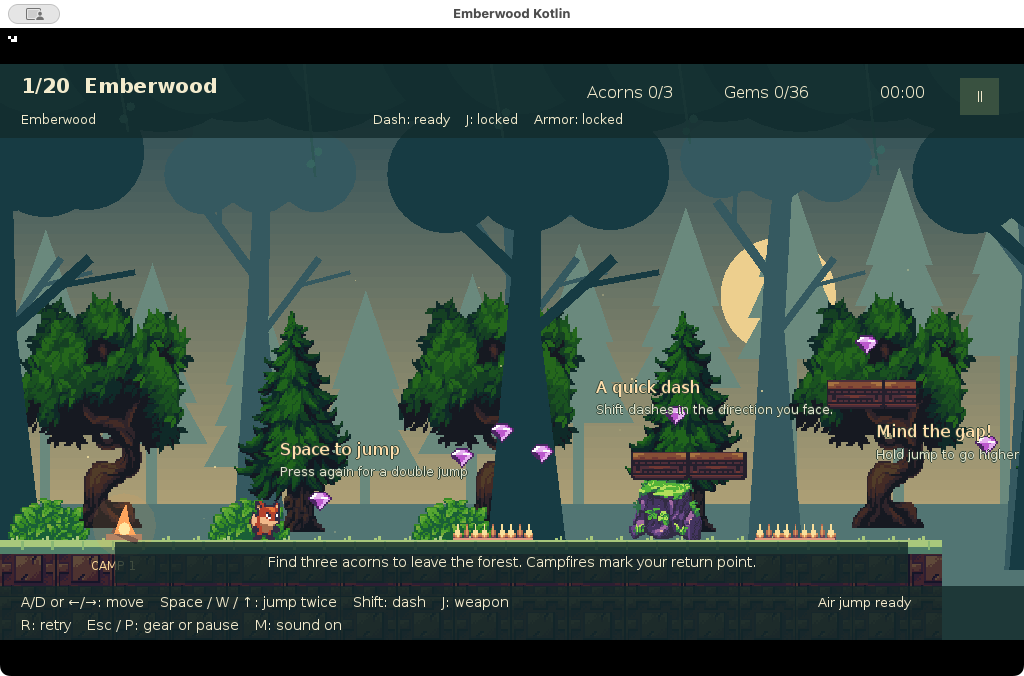
#> input picture tools/fixtures/mac-main-geometry/arm-before.png, 1024 x 676 px
$ python -i linux_game_smoke.py   (imports and definitions only)
#> lines starting #> are read from the running program, lines starting #| are printed output that depends on the picture; after the words box and inside, x2 and y2 are one past the last pixel; in counts of white or black regions, pixels touching at a corner belong together
"""Exercise the real game and physical Alt+F4 on a fresh Xvfb/Openbox display.

This is a short launch/lifecycle check, not the exhaustive control inventory.
Python Xlib and Pillow are needed only when running the actual Linux check.
"""

import argparse
import hashlib
import json
import logging
import platform
import signal
import subprocess
import tempfile
import time
from contextlib import ExitStack
from pathlib import Path

LOGGER = logging.getLogger(__name__)


# [19 lines left out: functions wait_for, stop_owned, not called in this run]


class Desktop:
    # [136 lines left out: functions __init__, property, clients, require_empty, find_game, require_focus and 5 more, not called in this run]


def color_mask(image, color):
    from PIL import ImageChops

    masks = [
        channel.point([255 if abs(i - wanted) <= 1 else 0 for i in range(256)])
        for channel, wanted in zip(image.split(), color)
    ]
    return ImageChops.multiply(ImageChops.multiply(masks[0], masks[1]), masks[2])


def fox_center(image):
    # Original asset colors establish screen movement independently of game state.
    mask = color_mask(image, (181, 66, 45))
    box = mask.getbbox()
    if box is None or mask.histogram()[255] < 10:
        return None
    return ((box[0] + box[2]) / 2, (box[1] + box[3]) / 2)


# [182 lines left out: functions resting_center, title_visible, main, not called in this run]


# [2 lines not run here, left out]

>>> from PIL import Image
>>> picture = Image.open('fixtures/mac-main-geometry/arm-before.png')
#> picture is the input picture: PIL image 1024x676 RGBA; mean R, G, B, A 63.2, 82.3, 75.1, 255
>>> result = fox_center(picture)
#> in color_mask, `masks = [ channel.point([255 if abs(i - wanted) <= 1 else 0 for i in r..`: masks = 3 items
#> in color_mask, `return ImageChops.multiply(ImageChops.multiply(masks[0], masks[1]), ma..`:
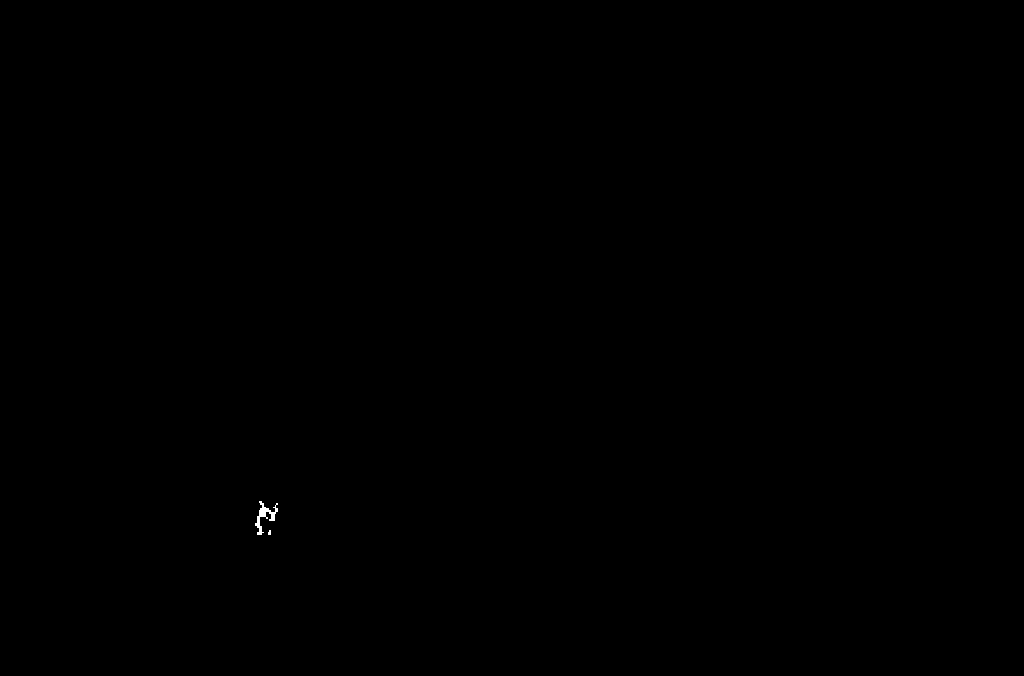
#> returned value: PIL image 1024x676 L; 0.04% white; 2 white regions (1 under 20 px), largest, box (x1, y1, x2, y2) and area: (255, 501, 278, 535) 244
#> in fox_center, `box = mask.getbbox()`: box = (255, 501, 278, 535)
#> result = (266.5, 518)
